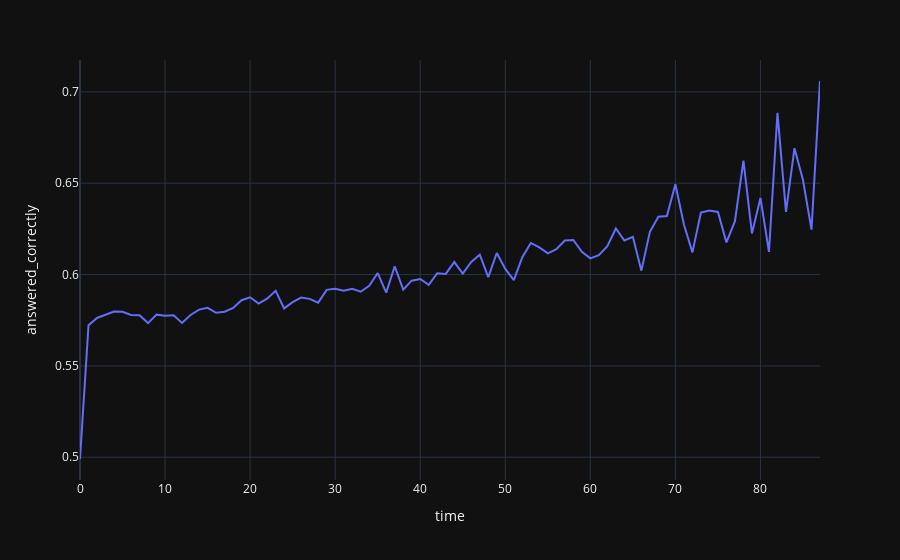

The notebook cell saved with this chart:
### Markdown cell above
Для большей информативности посмотрим, как зависит среднее количество правильных ответов от полного времени обучения.

### Code cell
# группируем данные по пользователям
result = (train_q.group_by(
    pl.col('user_id')
# посчитаем необходимые аггрегаты
).agg(
    # количество строк
    pl.col('row_id').count(),
    # макимальное значение времени
    pl.col('timestamp').max().alias('time'),
    # среднее количество правильных ответов
    pl.col('answered_correctly').mean(),
).filter(
    # уберем из выборки результаты с малым количеством строк
    pl.col('row_id') > pl.col('row_id').quantile(0.1)
).group_by(
    # группируем по сглаженному времени
    pl.col('time') // 1000000000
).agg(
    # аггрегируем среднее по правильным ответам
    pl.col('answered_correctly').mean()
).sort('time')
          .collect(streaming=True))

# строим график
px.line(result, x='time', y='answered_correctly')

### Figure 1 — Plotly figure (JSON) as saved in the notebook; plotly's stock layout.template omitted (floating-point values rounded to 4 significant figures)
{"data": [{"hovertemplate": "time=%{x}<br>answered_correctly=%{y}<extra></extra>", "legendgroup": "", "line": {"color": "#636efa", "dash": "solid"}, "marker": {"symbol": "circle"}, "mode": "lines", "name": "", "orientation": "v", "showlegend": false, "x": [0, 1, 2, 3, 4, 5, 6, 7, 8, 9, 10, 11, 12, 13, 14, 15, 16, 17, 18, 19, 20, 21, 22, 23, 24, 25, 26, 27, 28, 29, 30, 31, 32, 33, 34, 35, 36, 37, 38, 39, 40, 41, 42, 43, 44, 45, 46, 47, 48, 49, 50, 51, 52, 53, 54, 55, 56, 57, 58, 59, 60, 61, 62, 63, 64, 65, 66, 67, 68, 69, 70, 71, 72, 73, 74, 75, 76, 77, 78, 79, 80, 81, 82, 83, 84, 85, 86, 87], "xaxis": "x", "y": [0.499, 0.5723, 0.5762, 0.5778, 0.5798, 0.5797, 0.5778, 0.5777, 0.5734, 0.5781, 0.5775, 0.5777, 0.5735, 0.5779, 0.5808, 0.5818, 0.5791, 0.5797, 0.5818, 0.586, 0.5876, 0.5841, 0.5868, 0.5911, 0.5815, 0.5849, 0.5874, 0.5867, 0.5846, 0.5916, 0.5922, 0.5911, 0.5922, 0.5906, 0.5938, 0.6008, 0.5901, 0.6046, 0.5918, 0.5967, 0.5976, 0.5944, 0.6008, 0.6004, 0.6068, 0.6005, 0.6069, 0.6109, 0.5986, 0.6118, 0.6031, 0.597, 0.6095, 0.6173, 0.6148, 0.6116, 0.6139, 0.6187, 0.6189, 0.6125, 0.6089, 0.6106, 0.6156, 0.6252, 0.6187, 0.6206, 0.6021, 0.6234, 0.6316, 0.6321, 0.6494, 0.6275, 0.6122, 0.634, 0.6351, 0.6343, 0.6176, 0.6292, 0.6624, 0.6225, 0.642, 0.6124, 0.6885, 0.6343, 0.6692, 0.6518, 0.6246, 0.706], "yaxis": "y", "type": "scatter"}], "layout": {"xaxis": {"anchor": "y", "domain": [0, 1], "title": {"text": "time"}}, "yaxis": {"anchor": "x", "domain": [0, 1], "title": {"text": "answered_correctly"}}, "legend": {"tracegroupgap": 0}, "margin": {"t": 60}}}
